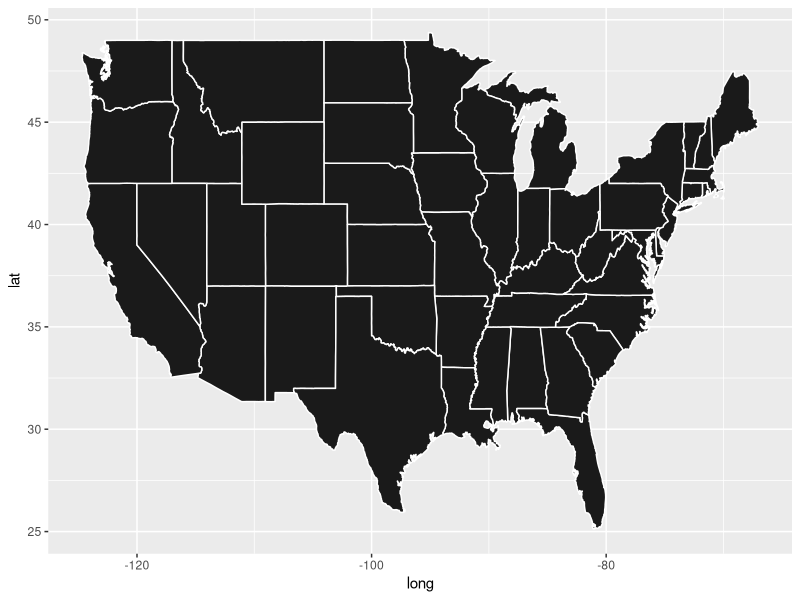

Recreate this plot in R. (Note: this script raises an error after producing the figure.)
# Created by Daniel Hadley to analyze the support for gay marriage
# Nov, 2014
setwd("/Users/dphnrome/Documents/Git/SameSexMarriage/")

library(XML)
library(ggplot2)
library(maps)

# load data, which was scraped from wikipedia on Nov 16th, 2014
polls <- read.csv("./data/PollingData.csv")
politicians <- read.csv("./data//PoliticianData.csv")


#### Scrape data from Wikipedia ####
# # Only do this if you want to update everything
# # Otherwise load data above
# 
# # List of supporters:
# 
# # Read and parse HTML file
# doc.html = htmlTreeParse('http://en.wikipedia.org/wiki/List_of_supporters_of_same-sex_marriage_in_the_United_States#Elected_officials',
#                          useInternal = TRUE)
# 
# # Extract all the paragraphs (HTML tag is p, starting at
# # the root of the document). Unlist flattens the list to
# # create a character vector.
# doc.text = unlist(xpathApply(doc.html, '//li', xmlValue))
# 
# # make a df
# d <- as.data.frame(doc.text)
# 
# write.csv(d, "./data/PoliticianData.csv")
# 
# 
# # Polling data to compare to politicians:
# 
# # Read and parse HTML file
# theurl <- 'http://en.wikipedia.org/wiki/Public_opinion_of_same-sex_marriage_in_the_United_States#By_state'
# table <-  readHTMLTable(theurl, header=T, which=27,stringsAsFactors=F)
# 
# colnames(table) <- c("State", "% support\n(at 95% confidence level)", "support","% opposition", 
#                      "% opposition.y", "% no opinion", "% no opinion.y", "Date of poll", "Sample size")
# 
# write.csv(table, "./data/PollingData.csv")


#### Clean data ####

# http://uchicagoconsulting.wordpress.com/tag/r-ggplot2-maps-visualization/
#load us map data
all_states <- map_data("state")
#plot all states with ggplot
p <- ggplot()
p <- p + geom_polygon( data=all_states, aes(x=long, y=lat, group = group),colour="white", fill="grey10" )
p


zest <- c("New Jersey", "California")
d$test <- NA

for(i in 1:1529){
  for (j in 1:2){
    if((length(grep(zest[j],d$doc.text[i]))) > 0) d$test[i] = zest[j]
  }
}
